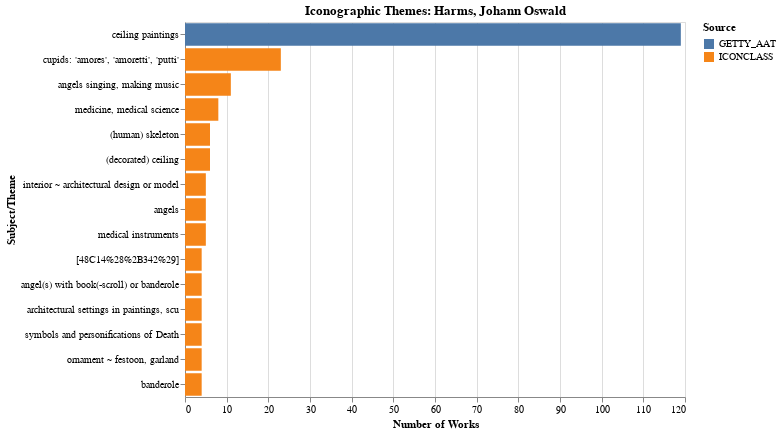

Source (notebook cell):
### Code cell
# =============================================================================
# Painter Subject Preferences Visualization
# =============================================================================

def visualize_painter_subjects(painter_name: str):
    """Visualize the iconographic themes preferred by a painter."""
    
    subjects_data = con.execute("""
        SELECT 
            s.subject_label,
            s.subject_source,
            CAST(COUNT(*) AS INTEGER) as count
        FROM painting_persons pp
        JOIN paintings p ON pp.nfdi_uri = p.nfdi_uri
        JOIN painting_subjects ps ON p.nfdi_uri = ps.nfdi_uri
        JOIN subjects s ON ps.subject_uri = s.subject_uri
        WHERE pp.role = 'PAINTER' AND pp.person_name = ?
          AND s.subject_label IS NOT NULL
        GROUP BY s.subject_label, s.subject_source
        ORDER BY count DESC
        LIMIT 15
    """, [painter_name]).pl()
    
    if len(subjects_data) == 0:
        print(f"No subject data found for {painter_name}")
        return
    
    df = subjects_data.to_pandas()
    df['subject_short'] = df['subject_label'].str[:40]
    
    chart = alt.Chart(df).mark_bar().encode(
        x=alt.X('count:Q', title='Number of Works'),
        y=alt.Y('subject_short:N', sort='-x', title='Subject/Theme'),
        color=alt.Color('subject_source:N', title='Source'),
        tooltip=['subject_label', 'subject_source', 'count']
    ).properties(
        title=f'Iconographic Themes: {painter_name}',
        width=500,
        height=max(100, len(df) * 25)
    )
    
    ipython_display(chart)
    return chart

# Visualize selected painter's subjects
if SELECTED_PAINTER:
    print(f"\n📚 ICONOGRAPHIC THEMES: {SELECTED_PAINTER}")
    visualize_painter_subjects(SELECTED_PAINTER)

### Figure 1 — Vega-Lite specification as saved in the notebook (floating-point values rounded to 4 significant figures)
{"config": {"view": {"continuousWidth": 300, "continuousHeight": 300}}, "data": {"name": "data-c27c7c4b5868ac7e0374f496c3461cf7"}, "mark": {"type": "bar"}, "encoding": {"color": {"field": "subject_source", "title": "Source", "type": "nominal"}, "tooltip": [{"field": "subject_label", "type": "nominal"}, {"field": "subject_source", "type": "nominal"}, {"field": "count", "type": "quantitative"}], "x": {"field": "count", "title": "Number of Works", "type": "quantitative"}, "y": {"field": "subject_short", "sort": "-x", "title": "Subject/Theme", "type": "nominal"}}, "height": 375, "title": "Iconographic Themes: Harms, Johann Oswald", "width": 500, "$schema": "https://vega.github.io/schema/vega-lite/v6.1.0.json", "datasets": {"data-c27c7c4b5868ac7e0374f496c3461cf7": [{"subject_label": "ceiling paintings", "subject_source": "GETTY_AAT", "count": 119, "subject_short": "ceiling paintings"}, {"subject_label": "cupids: 'amores', 'amoretti', 'putti'", "subject_source": "ICONCLASS", "count": 23, "subject_short": "cupids: 'amores', 'amoretti', 'putti'"}, {"subject_label": "angels singing, making music", "subject_source": "ICONCLASS", "count": 11, "subject_short": "angels singing, making music"}, {"subject_label": "medicine, medical science", "subject_source": "ICONCLASS", "count": 8, "subject_short": "medicine, medical science"}, {"subject_label": "(human) skeleton", "subject_source": "ICONCLASS", "count": 6, "subject_short": "(human) skeleton"}, {"subject_label": "(decorated) ceiling", "subject_source": "ICONCLASS", "count": 6, "subject_short": "(decorated) ceiling"}, {"subject_label": "interior ~ architectural design or model", "subject_source": "ICONCLASS", "count": 5, "subject_short": "interior ~ architectural design or model"}, {"subject_label": "angels", "subject_source": "ICONCLASS", "count": 5, "subject_short": "angels"}, {"subject_label": "medical instruments", "subject_source": "ICONCLASS", "count": 5, "subject_short": "medical instruments"}, {"subject_label": "[48C14%28%2B342%29]", "subject_source": "ICONCLASS", "count": 4, "subject_short": "[48C14%28%2B342%29]"}, {"subject_label": "angel(s) with book(-scroll) or banderole", "subject_source": "ICONCLASS", "count": 4, "subject_short": "angel(s) with book(-scroll) or banderole"}, {"subject_label": "architectural settings in paintings, sculptures, etc.", "subject_source": "ICONCLASS", "count": 4, "subject_short": "architectural settings in paintings, scu"}, {"subject_label": "symbols and personifications of Death", "subject_source": "ICONCLASS", "count": 4, "subject_short": "symbols and personifications of Death"}, {"subject_label": "ornament ~ festoon, garland", "subject_source": "ICONCLASS", "count": 4, "subject_short": "ornament ~ festoon, garland"}, {"subject_label": "banderole", "subject_source": "ICONCLASS", "count": 4, "subject_short": "banderole"}]}}
